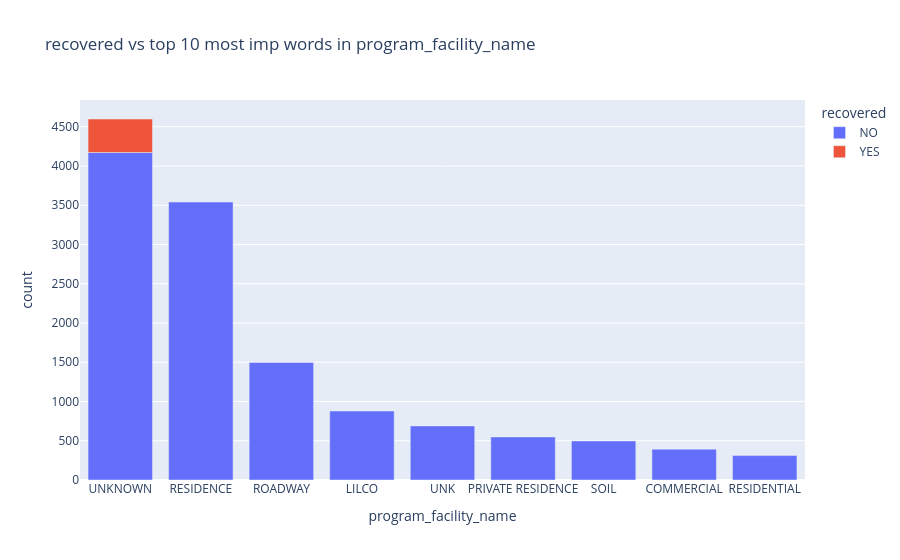

Notebook source saved alongside this figure:
### Markdown cell above
##### 1. Most frequent word is `residence`

### Code cell
eda_data_facility = eda_data[['spill_number', 'program_facility_name', 'recovered']]
eda_data_facility = eda_data_facility.groupby(['program_facility_name', 'recovered']).count().reset_index()
eda_data_facility = eda_data_facility.rename(columns={'spill_number':'count'})
eda_data_facility = eda_data_facility.sort_values(by='count', ascending=False).head(10)

fig = px.bar(eda_data_facility, x="program_facility_name", y="count", color="recovered", title="recovered vs top 10 most imp words in program_facility_name")
fig.write_html('{}/{}.html'.format('images/', 'recovered vs top 10 most imp words in program_facility_name'))
fig.show()

### Figure 1 — Plotly figure (JSON) as saved in the notebook; plotly's stock layout.template omitted (floating-point values rounded to 4 significant figures)
{"data": [{"alignmentgroup": "True", "hovertemplate": "recovered=NO<br>program_facility_name=%{x}<br>count=%{y}<extra></extra>", "legendgroup": "NO", "marker": {"color": "#636efa"}, "name": "NO", "offsetgroup": "NO", "orientation": "v", "showlegend": true, "textposition": "auto", "type": "bar", "x": ["UNKNOWN", "RESIDENCE", "ROADWAY", "LILCO", "UNK", "PRIVATE RESIDENCE", "SOIL", "COMMERCIAL", "RESIDENTIAL"], "xaxis": "x", "y": [4172, 3541, 1498, 879, 689, 549, 498, 393, 311], "yaxis": "y"}, {"alignmentgroup": "True", "hovertemplate": "recovered=YES<br>program_facility_name=%{x}<br>count=%{y}<extra></extra>", "legendgroup": "YES", "marker": {"color": "#EF553B"}, "name": "YES", "offsetgroup": "YES", "orientation": "v", "showlegend": true, "textposition": "auto", "type": "bar", "x": ["UNKNOWN"], "xaxis": "x", "y": [427], "yaxis": "y"}], "layout": {"barmode": "relative", "legend": {"title": {"text": "recovered"}, "tracegroupgap": 0}, "title": {"text": "recovered vs top 10 most imp words in program_facility_name"}, "xaxis": {"anchor": "y", "domain": [0, 1], "title": {"text": "program_facility_name"}}, "yaxis": {"anchor": "x", "domain": [0, 1], "title": {"text": "count"}}}}
